Frame 1 (no input): blank canvas, image omitted
Frame 60 (no input): blank canvas, image omitted
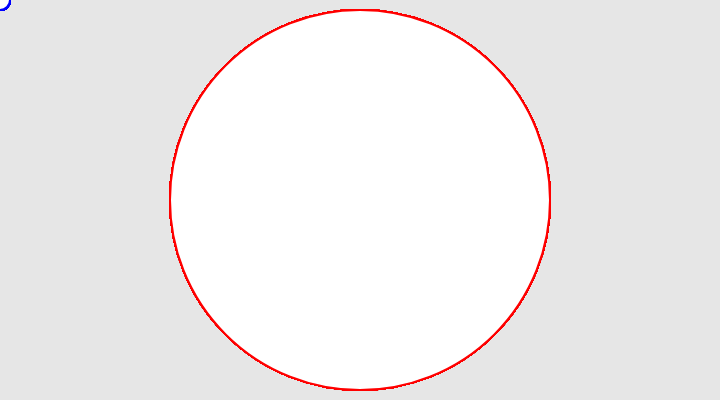
Frame 120 (the mouse pressed at the canvas centre since frame 60)

The p5.js sketch whose frames 1 and 60 were blank and that drew this single picture after the mouse press (run headless with seeded random() and noise() and a simulated clock; from frame 60 on, the mouse is pressed at the canvas centre):

// p5.js sketch
// ── sketch.js
function setup() {
  createCanvas(720, 400);
  background(230);
  strokeWeight(2);
}

function draw() {
  if (mouseIsPressed) {
    stroke(255, 0, 0);
  } else {
    stroke(0, 0, 255);
  }
  circle(mouseX, mouseY, mouseX + 20);
}
